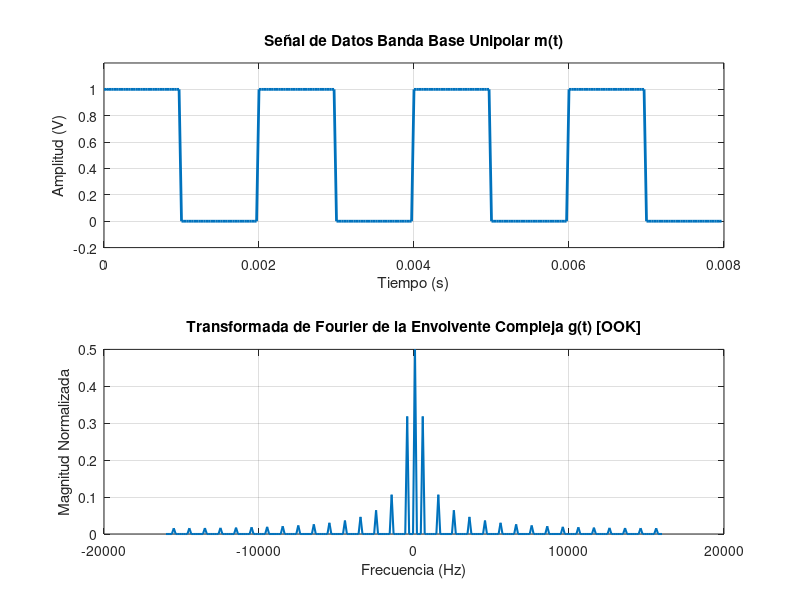

Write MATLAB code to recreate this figure.

%el ancho de banda de una señal OOK o ASK se escribe de la siguiente
%manera: B = (1+r)R segun el libro
%* 
% B es el ancho de banda
% r: es el factor de roll off
% R: velocidad de bit en bits/s
% 
% Entonces
% *%

r = 1;
R = 1000;

B = (1+r)*R

%Por otro lado la envolvente compleja es: g(t) = A_c * m(t)
%como m(t) es una señal unipolar:
%DATOS NECESARIOS
%----------------------------------------------------------------------------------------------------------
muestras_por_bit = 32 %numero de muestras en cada bit
Fs = muestras_por_bit*R %frecuencia de muestreo
dt = 1/Fs; % Calcular el intervalo de muestreo
T_b = 1/R %duracion de un bit

bits = [1 0 1 0 1 0 1 0]; 
m_t = repelem(bits, muestras_por_bit);
A_c = 1; % amplitud de la portadora

t = 0:dt:(length(m_t)-1)*dt;

%ENTONCES
g_t = A_c * m_t


% Calculamos la transformada de Fourier de la señal g(t)
N = length(g_t);
G_f = fft(g_t);          % Calculamos la FFT
G_f_shift = fftshift(G_f); % Centramos el espectro en 0 Hz

% Vector de frecuencias correcto centrado en 0 Hz
f = linspace(-Fs/2, Fs/2, N);

%GRAFICAMOS

figure;
subplot(2,1,1);
plot(t, m_t, 'LineWidth', 2);
ylim([-0.2 1.2]);
xlabel('Tiempo (s)');
ylabel('Amplitud (V)');
title('Señal de Datos Banda Base Unipolar m(t)');
grid on;

subplot(2,1,2);
plot(f, abs(G_f_shift)/N, 'LineWidth', 1.5);
xlabel('Frecuencia (Hz)');
ylabel('Magnitud Normalizada');
title('Transformada de Fourier de la Envolvente Compleja g(t) [OOK]');
grid on;
